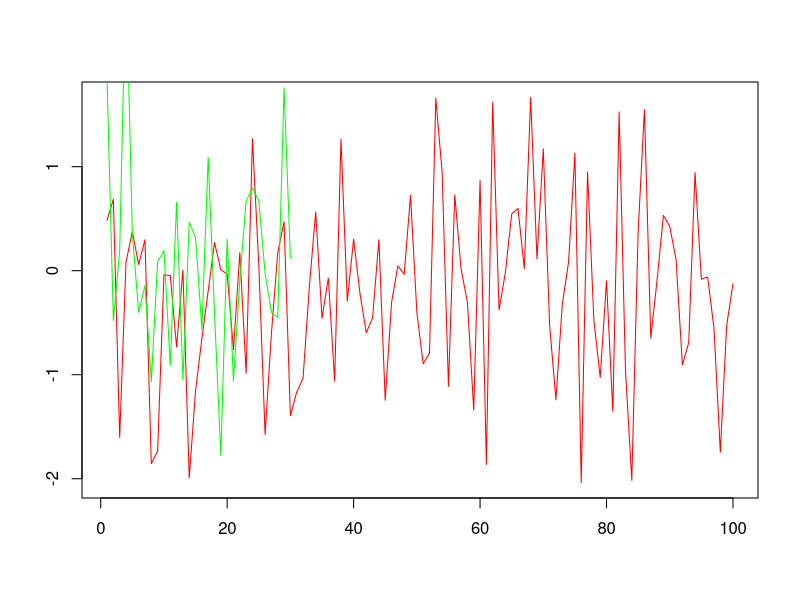

Write R code to recreate this figure.
if(!exists("PNGwidth")){
  PNGwidth <- 480
}
if(!exists("PNGheight")){
  PNGheight <- 480
}
if(!exists("PNGxlabel")){
  PNGxlabel <- ""
}
if(!exists("PNGylabel")){
  PNGylabel <- ""
}
if(!exists("x1")){
  x1 <- 1:100  
}
if(!exists("y1")){
  y1 <- rnorm(100)  
}

if(!exists("x2")){
  x2 <- 1:30  
}
if(!exists("y2")){
  y2 <- rnorm(30)  
}

if(!exists("imageName")){
	imageName <- "xyplot"
}

png(paste0(imageName,".png"),width = PNGwidth, height = PNGheight)
plot(x1,y1,type= "l", xlab = PNGxlabel, ylab = PNGylabel, col="red")
lines(x2,y2, col="green")
dev.off()
